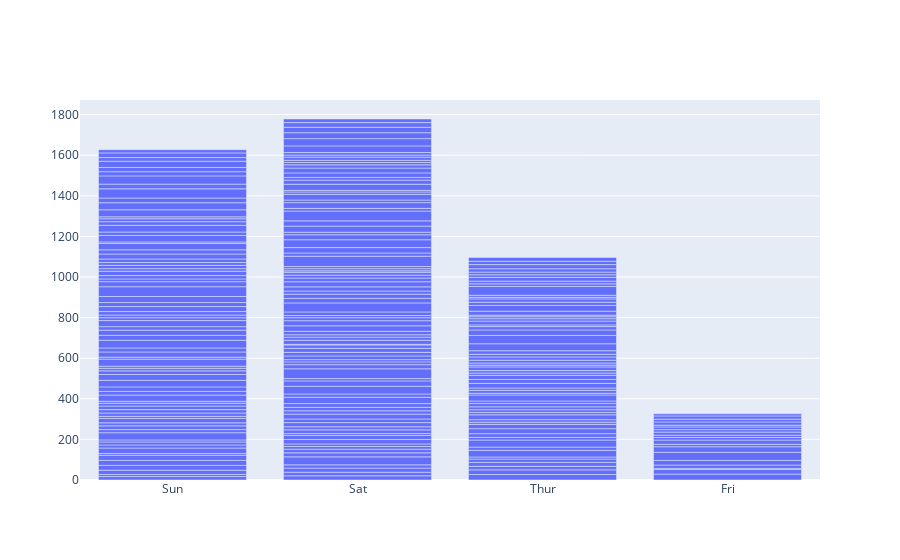

Notebook code for this chart:
### Code cell
#bar chart
fig=go.Figure()
fig.add_trace(go.Bar(x=tip.day, y=tip.total_bill, name='total_bill'))
fig.show()

### Figure 1 — Plotly figure (JSON) as saved in the notebook; plotly's stock layout.template omitted (floating-point values rounded to 4 significant figures; data arrays with more than 128 entries replaced by an {"elided": "..."} marker saying what was removed)
{"data": [{"name": "total_bill", "type": "bar", "x": {"elided": "244 str values"}, "y": {"elided": "244 float values"}}], "layout": {}}
